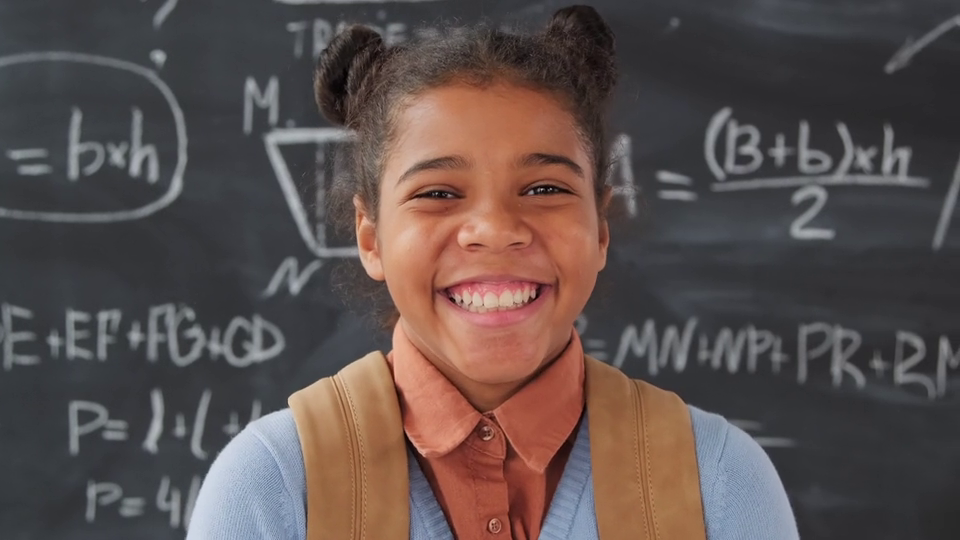
#> input picture frame 30 of Assets/video2.mp4, 960 x 540 px
$ python VideoSmileDetection.py
#> lines starting #> are read from the running program, lines starting #| are printed output that depends on the picture; after the words box and inside, x2 and y2 are one past the last pixel; in counts of white or black regions, pixels touching at a corner belong together

# Libraries required to run the script
import cv2

smilevideo = cv2.VideoCapture('Assets/video2.mp4')
# the following 2 lines sets the resolution to 640 x 480
smilevideo.set(3, 640)
smilevideo.set(4, 480)


trained_smile_data = cv2.CascadeClassifier('HaarcascadeFiles/Smile.xml')
trained_face_data = cv2.CascadeClassifier(
    'HaarcascadeFiles/haarcascade_frontalface_default.xml')


while True:

    read_successful, frame = smilevideo.read()
#> frame is the input picture: shape (540, 960, 3); mean B, G, R 77.4, 79.5, 92.3
    # print(read_successfull)

    if read_successful:
        gray_frame = cv2.cvtColor(frame, cv2.COLOR_BGR2GRAY)
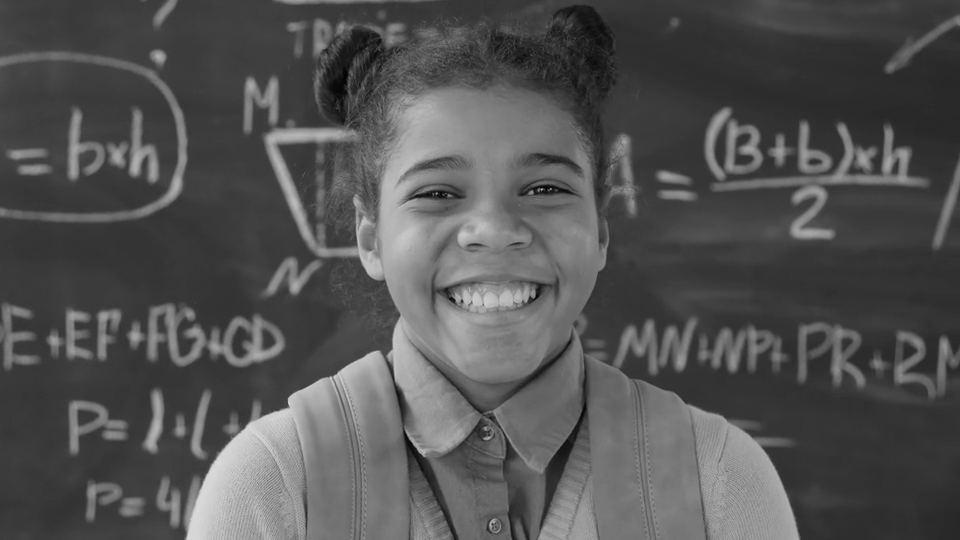
#> gray_frame: shape (540, 960); min 1, max 220, mean 83

        face_coords = trained_face_data.detectMultiScale(gray_frame)
#> face_coords = [[146, 396, 66, 66], [352, 79, 282, 282]]

        for cell in face_coords:
            x, y, width, height = cell
            cv2.rectangle(frame, (x, y), (x + width,
                          y + height), (0, 0, 255), 2)
            font = cv2.FONT_HERSHEY_SIMPLEX
            # the last argument is optional
            FaceText = cv2.putText(
                frame, 'Face', (x, y - 10), font, 0.7, (0, 0, 0), 2, cv2.LINE_AA)

            croped_face = frame[y:y+height, x:x+width]

            grayscaled_face = cv2.cvtColor(croped_face, cv2.COLOR_BGRA2GRAY)

            smile_coords = trained_smile_data.detectMultiScale(
                grayscaled_face, scaleFactor=1.7, minNeighbors=20)

            # this nested loop will scan for smiles within the face
            for cell in smile_coords:
                a, b, c, d = cell
                cv2.rectangle(croped_face, (a, b),
                              (a + c, b + d), (0, 255, 0), 2)

                SmileText = cv2.putText(
                    croped_face, 'Smile', (a, b - 10), font, 0.7, (0, 0, 0), 2, cv2.LINE_AA)
#> this loop made 2 passes
#> (x, y, width, height, font) on pass 1: (146, 396, 66, 66, 0)
#> (x, y, width, height, font, smile_coords) on pass 2: (352, 79, 282, 282, 0, [[54, 169, 177, 88]])
#> pass 1, `grayscaled_face = cv2.cvtColor(croped_face, cv2.COLOR_BGRA2GRAY)`:
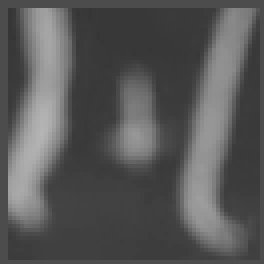
#> grayscaled_face: shape (66, 66) (shown 4 times larger); min 53, max 181, mean 87.6
#> pass 2, `FaceText = cv2.putText( frame, 'Face', (x, y - 10), font, 0.7, (0, 0, ..`:
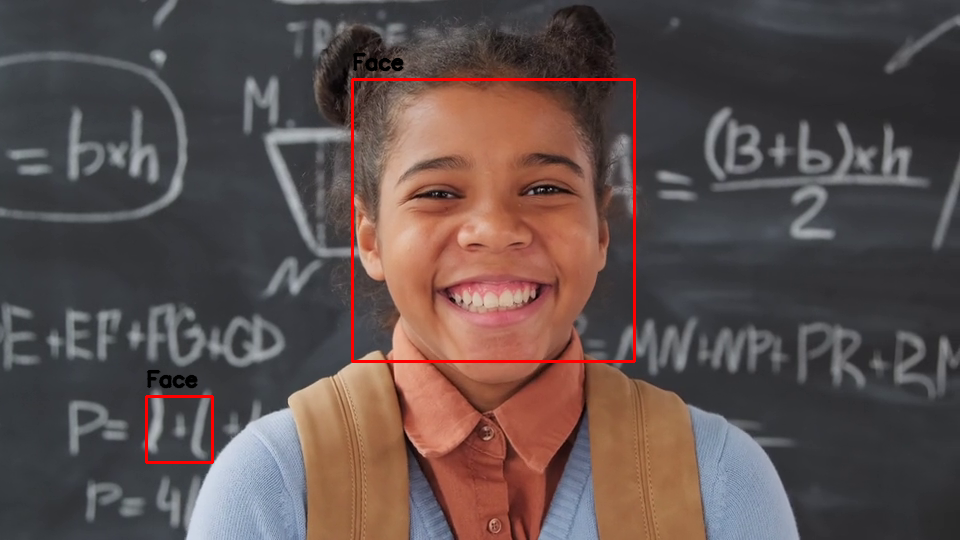
#> FaceText: shape (540, 960, 3); mean B, G, R 76.7, 78.8, 93.5
#> after the loop:
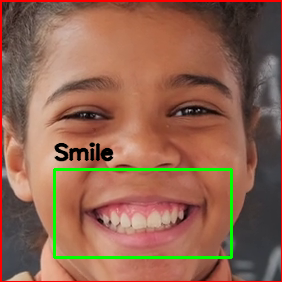
#> croped_face: shape (282, 282, 3); mean B, G, R 80, 100.3, 145.2
#> after the loop:
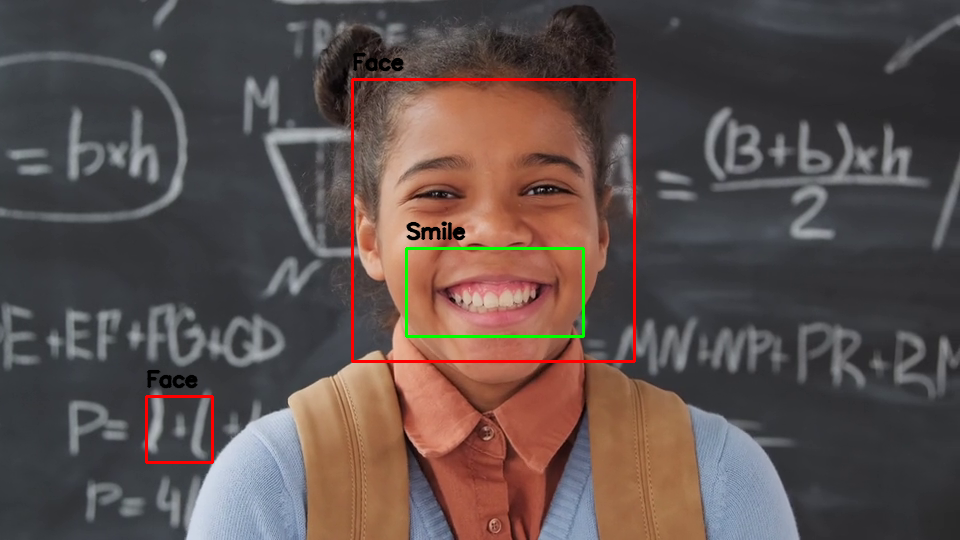
#> frame: shape (540, 960, 3); 1.51% of pixels changed, all inside (x1, y1, x2, y2) = (145, 52, 636, 464)
#> after the loop:
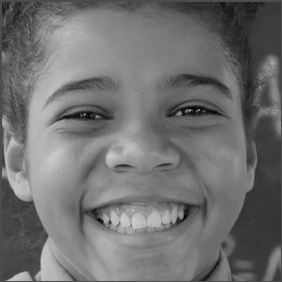
#> grayscaled_face: shape (282, 282); min 2, max 207, mean 112

        new_frame = cv2.resize(frame, (720, 480))
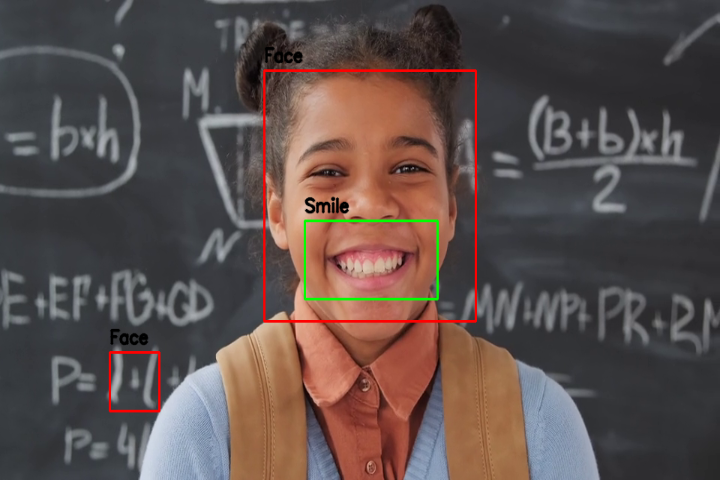
#> new_frame: shape (480, 720, 3); mean B, G, R 76.3, 79, 92.7
        cv2.imshow("Video Smile Detection", new_frame)

        key = cv2.waitKey(1)
#> (key Esc is pressed here)

        if key == 81 or key == 113:
            cv2.destroyAllWindows()
            smilevideo.release()
            break
    else:
        cv2.destroyAllWindows()
        smilevideo.release()
        break

$ run again, starting later in the video
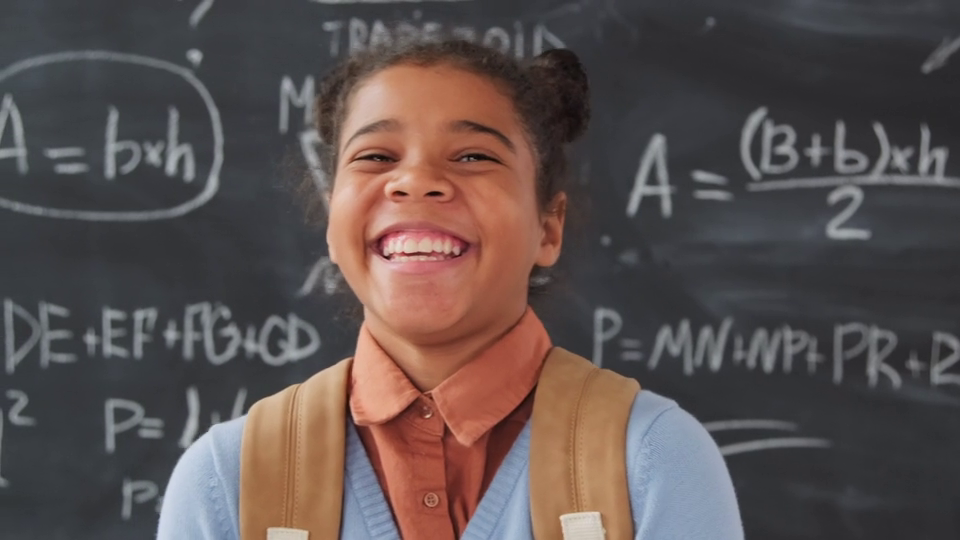
#> input picture frame 138 of Assets/video2.mp4, 960 x 540 px
#> frame is the input picture: shape (540, 960, 3); mean B, G, R 79.2, 80.6, 92.1
#> face_coords = [[296, 54, 253, 253]]
#> the loop `for cell in face_coords:` made 1 pass
#> (x, y, width, height, font, smile_coords) on pass 1: (296, 54, 253, 253, 0, [[36, 145, 177, 88]])
#> after the loop `for cell in face_coords:`:
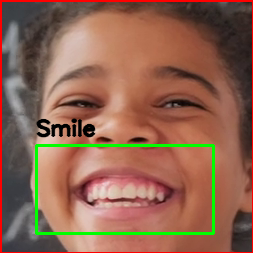
#> croped_face: shape (253, 253, 3); mean B, G, R 80.6, 100.8, 143.7
#> `new_frame = cv2.resize(frame, (720, 480))`:
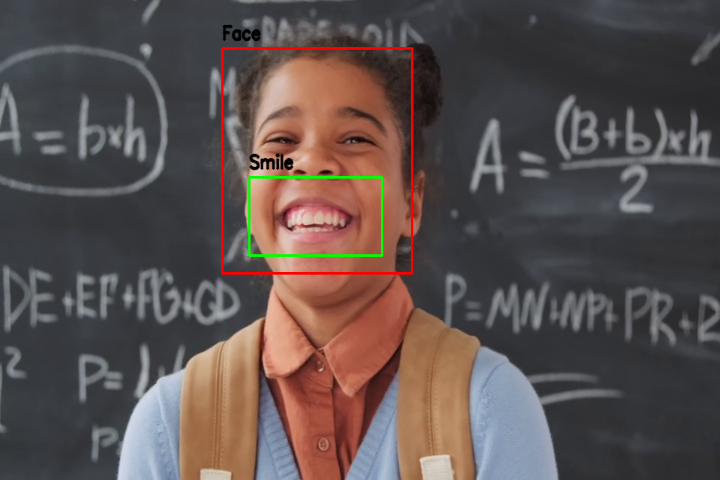
#> new_frame: shape (480, 720, 3); mean B, G, R 78.2, 80.3, 92.2

$ run again, starting later in the video
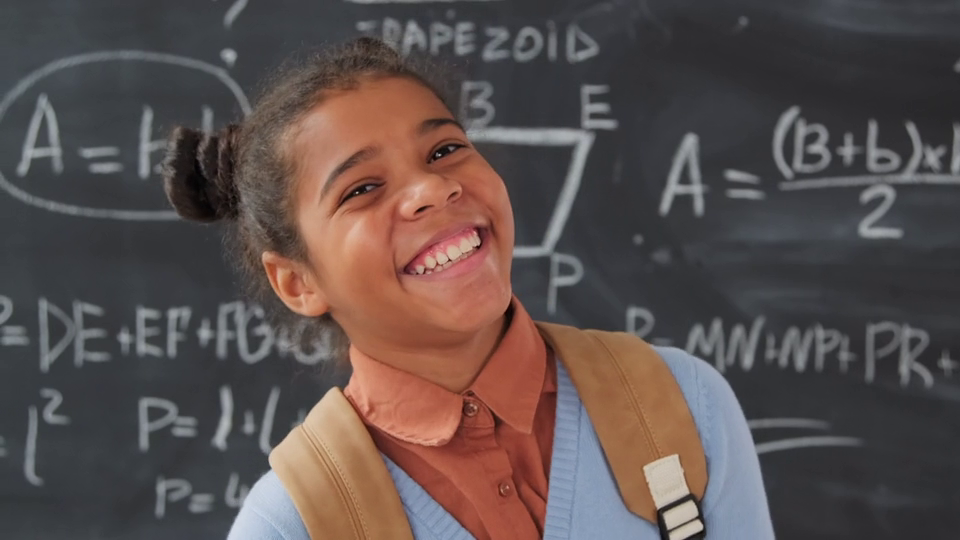
#> input picture frame 246 of Assets/video2.mp4, 960 x 540 px
#> frame is the input picture: shape (540, 960, 3); mean B, G, R 77.7, 79.5, 91.8
#> face_coords = [[450, 22, 30, 30], [220, 396, 59, 59], [65, 300, 64, 64], [137, 106, 77, 77]]
#> the loop `for cell in face_coords:` made 4 passes
#> after the loop `for cell in face_coords:`:
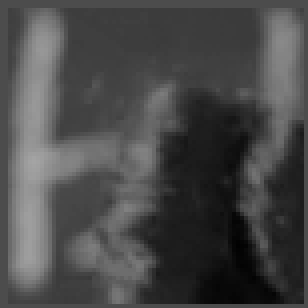
#> grayscaled_face: shape (77, 77) (shown 4 times larger); min 1, max 164, mean 72.9
#> `new_frame = cv2.resize(frame, (720, 480))`:
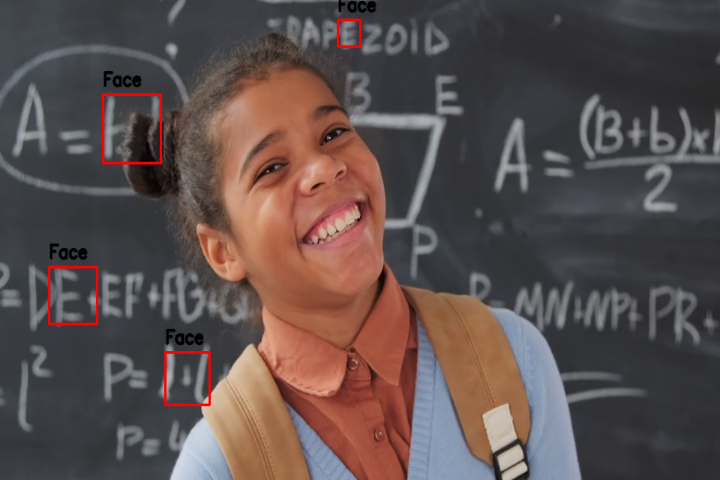
#> new_frame: shape (480, 720, 3); mean B, G, R 77, 78.9, 92.5
